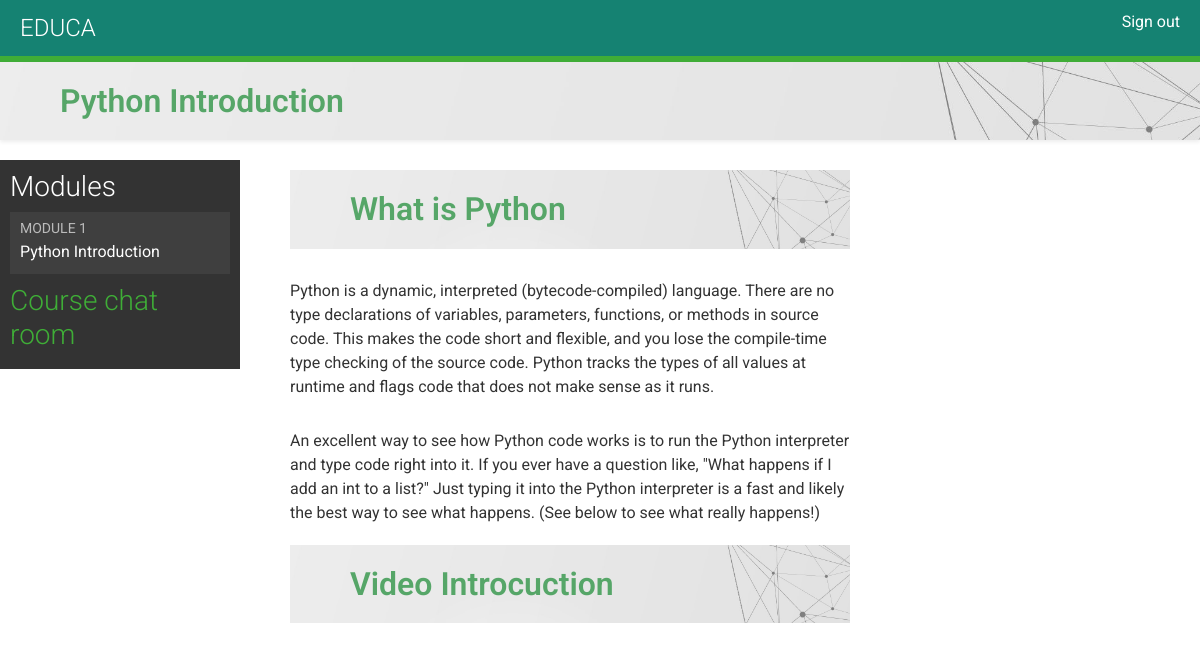
/students/course/2/ (signed in), run on the app's committed database.
### courses/models.py (models this page shows, shortened)
class Module(models.Model):
    course = models.ForeignKey(Course,
                               related_name='modules',
                               on_delete=models.CASCADE)
    title = models.CharField(max_length=200)
    description = models.TextField(blank=True)
    order = OrderField(blank=True, for_fields=['course'])
    class Meta:
        ordering = ['order']
    def __str__(self):
        return f'{self.order}. {self.title}'

class Content(models.Model):
    module = models.ForeignKey(Module,
                               related_name='contents',
                               on_delete=models.CASCADE)
    content_type = models.ForeignKey(ContentType,
                                     on_delete=models.CASCADE,
                                     limit_choices_to={'model__in':(
                                     'text',
                                     'video',
                                     'image',
                                     'file')})
    object_id = models.PositiveIntegerField()
    item = GenericForeignKey('content_type', 'object_id')
    order = OrderField(blank=True, for_fields=['module'])
    class Meta:
        ordering = ['order']

class ItemBase(models.Model):
    owner = models.ForeignKey(User,
                              related_name='%(class)s_related',
                              on_delete=models.CASCADE)
    title = models.CharField(max_length=250)
    created = models.DateTimeField(auto_now_add=True)
    updated = models.DateTimeField(auto_now=True)
    class Meta:
        abstract = True
    def render(self):
        return render_to_string(
            f'courses/content/{self._meta.model_name}.html',
            {'item': self})

class Text(ItemBase):
    content = models.TextField()

class Video(ItemBase):
    url = models.URLField()

### students/views.py (the view)
class StudentCourseDetailView(DetailView):
    model = Course
    template_name = 'students/course/detail.html'
    def get_queryset(self):
        qs = super().get_queryset()
        return qs.filter(students__in=[self.request.user])
    def get_context_data(self, **kwargs):
        context = super().get_context_data(**kwargs)
        course = self.get_object()
        if 'module_id' in self.kwargs:
            context['module'] = course.modules.get(
                                    id=self.kwargs['module_id'])
        else:
            context['module'] = course.modules.all()[0]
        return context

### students/templates/students/course/detail.html (shortened to what this page needs)
{% extends "base.html" %}
{% load cache %}
{% block content %}
  <h2 class="shadow-sm">
    {{ module.title }}
  </h2>
  <div class="contents">
    <h3>Modules</h3>
    <ul id="modules">
      {% for m in object.modules.all %}
        <li data-id="{{ m.id }}" {% if m == module %}class="selected"{% endif %}>
          <a href="{% url "student_course_detail_module" object.id m.id %}">
            <span>
              Module <span class="order">{{ m.order|add:1 }}</span>
            </span>
            <br>
            {{ m.title }}
          </a>
        </li>
      {% empty %}
        <li>No modules yet.</li>
      {% endfor %}
    </ul>
    <h3>
      <a href="{% url "chat:course_chat_room" object.id %}">
        Course chat room
      </a>
    </h3>
  </div>
  <div class="module w-50">
    {% cache 600 module_contents module %}
      {% for content in module.contents.all %}
        {% with item=content.item %}
          <h2>{{ item.title }}</h2>
          {{ item.render }}
        {% endwith %}
      {% endfor %}
    {% endcache %}
  </div>
{% endblock %}

### courses/templates/courses/content/text.html
{{ item.content|linebreaks }}

### courses/static/css/base.css (style rules this page uses)
body { margin: 0; font-family: "Roboto", sans-serif; font-weight: 400; color: #333; min-height: fit-content; }
a { color: #3fad37; text-decoration: none; }
ul { float: left; }
h2, h2, h3, h4, h5, h6 { font-family: "Roboto", sans-serif; font-weight: 300; }
h2 { background-image: url("/static/bg.png") !important; background-size: cover; width: 100%; overflow: auto; padding: 20px 0 20px 60px; margin: 0; margin-bottom: 20px; font-weight: 550; color: #56a668; }
.module { padding: 10px 20px; float: left; width: 600px; }
.module p { margin: 10px 0 20px; width: 100%; float: left; }
.contents { width: 20%; padding: 10px; float: left; background: #333; color: #fff; font-family: "Roboto", sans-serif; margin-right: 30px; }
.contents ul { list-style: none; margin: 0; padding: 0; width: 100%; }
.contents ul li { margin: 0 0 10px 0; padding: 4px 10px 10px; overflow: auto; cursor: move; }
.contents ul li.selected { background: #3f3f3f; }
.contents ul span { text-transform: uppercase; color: #bbb; font-size: 14px; }
.contents ul a { display: block; color: #fff; text-decoration: none; }

### data on the page
Module: title "Python Introduction", order|add "1"
Content: item "What is Python", item.content "Python is a dynamic, interpreted (bytecode-compiled) language. There are no type declarations of variables, parameters, functions, or methods in source code. This makes the code short and flexible, and you lose the compile-time type checking of the source code. Python tracks the types of all values at runtime and flags code that does not make sense as it runs. An excellent way to see how Python code works is to run the Python interpreter and type code right into it. If you ever have a question like, \"What happens if I add an int to a list?\" Just typing it into the Python interpreter is a fast and likely the best way to see what happens. (See below to see what really happens!)"
Content: item "Video Introcuction"
